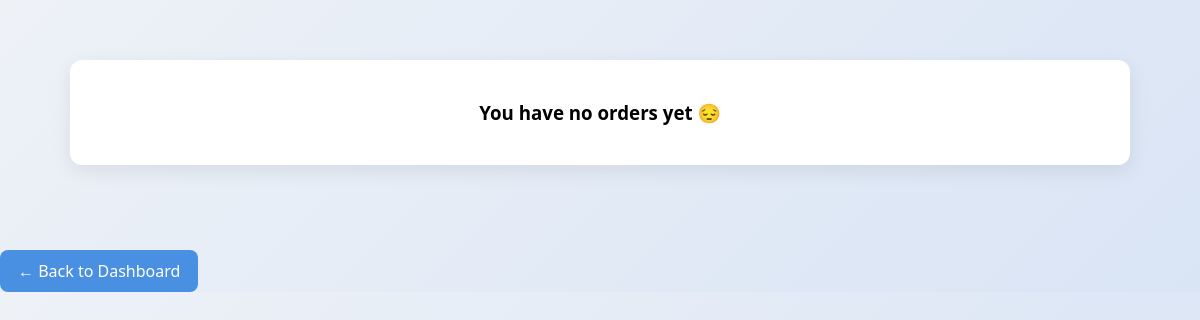
The page /my-orders/ (signed in) on the database as committed earlier.
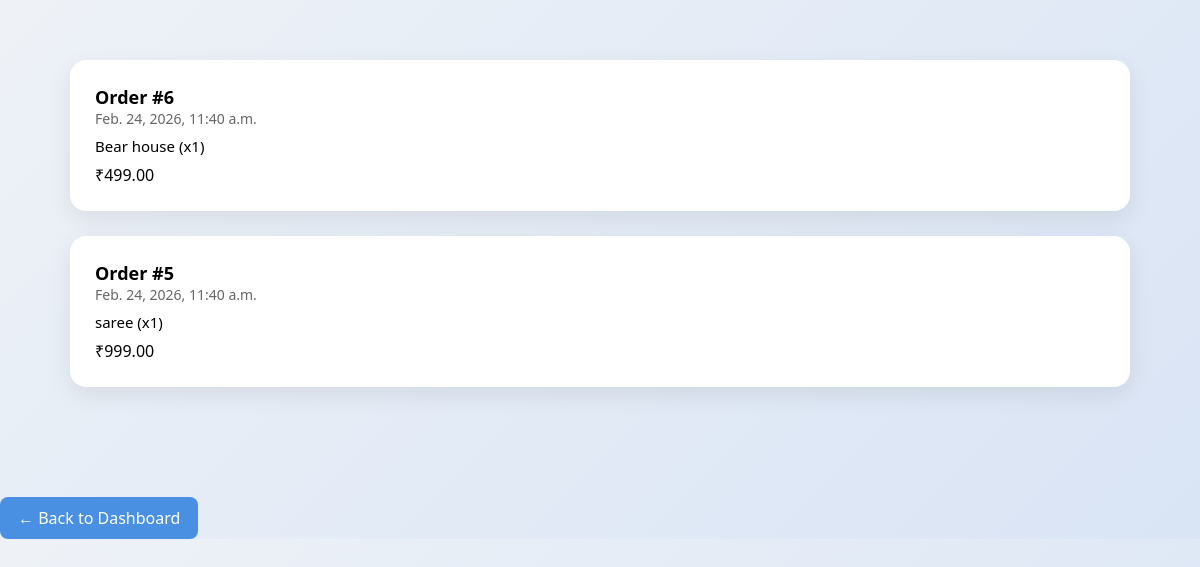
The same page on the database as committed later.
### category/models.py (models this page shows, shortened)
class Order(models.Model):
    user = models.ForeignKey(User, on_delete=models.CASCADE)
    total_amount = models.DecimalField(max_digits=10, decimal_places=2)
    status = models.CharField(max_length=20, default="Placed")
    created_at = models.DateTimeField(auto_now_add=True)
    discount_amount = models.DecimalField(max_digits=10, decimal_places=2, default=0)

class OrderItem(models.Model):
    order = models.ForeignKey(Order, on_delete=models.CASCADE, related_name="items")
    product = models.ForeignKey(Product, on_delete=models.CASCADE)
    quantity = models.IntegerField()
    price = models.DecimalField(max_digits=10, decimal_places=2)

class Product(models.Model):
    category = models.ForeignKey(Category, on_delete=models.CASCADE)
    subcategory = models.ForeignKey(SubCategory, on_delete=models.CASCADE)
    name = models.CharField(max_length=200)
    description = models.TextField()
    price = models.DecimalField(max_digits=10, decimal_places=2)
    image = models.ImageField(upload_to='products/')

### category/views.py (the view)
# urls.py: path("my-orders/", views.my_orders, name="my_orders"),
@login_required
def my_orders(request):
    orders = Order.objects.filter(user=request.user).order_by('-created_at')
    return render(request, "my_orders.html", {
        "orders": orders
    })

### category/templates/my_orders.html (shortened to what this page needs)
<!DOCTYPE html>
<html>
<head>
</head>
<body>
<div class="container">
{% for order in orders %}
    <div class="order-card">
        <div class="order-content">
            <div class="left">
                <div class="order-id">Order #{{ order.id }}</div>
                <div class="order-date">{{ order.created_at }}</div>
                {% for item in order.items.all %}
                    <div class="item">
                        {{ item.product.name }} (x{{ item.quantity }})
                    </div>
                {% endfor %}
            </div>
            <div class="right">
                {% if forloop.first and order.discount_amount > 0 %}
                    <div class="original">
                        ₹{{ order.total_amount|add:order.discount_amount }}
                    </div>
                    <div class="discount">
                        🎉 First Order Discount -₹{{ order.discount_amount }}
                    </div>
                    <div class="final">
                        ₹{{ order.total_amount }}
                    </div>
                    <div class="saved">
                        You saved ₹{{ order.discount_amount }}
                    </div>
                {% else %}
                    <div class="final">
                        ₹{{ order.total_amount }}
                    </div>
                {% endif %}
            </div>
        </div>
    </div>
{% empty %}
    <div class="empty">
        <h3>You have no orders yet 😔</h3>
    </div>
{% endfor %}
</div>
<a href="{% url 'dashboard' %}" class="back">← Back to Dashboard</a>

### category/templates/my_orders.html (style rules this page uses)
* { margin:0; padding:0; box-sizing:border-box; }
body { font-family: 'Segoe UI', sans-serif; background: linear-gradient(135deg, #eef2f7, #d9e4f5); }
.container { max-width:1100px; margin:40px auto; padding:20px; }
.order-card { background:white; padding:25px; border-radius:16px; margin-bottom:25px; box-shadow:0 8px 25px rgba(0,0,0,0.08); transition:0.3s ease; }
.order-id { font-weight:bold; font-size:18px; }
.order-date { color:#666; font-size:14px; }
.item { display:flex; justify-content:space-between; padding:8px 0; border-bottom:1px solid #eee; font-size:15px; }
.item:last-child { border-bottom:none; }
.back { display:inline-block; margin-top:25px; padding:10px 18px; background:#4a90e2; color:white; text-decoration:none; border-radius:8px; transition:0.3s; }

Rows that differ between the two databases and show on the page:
added Order: id "6", created_at "Feb. 24, 2026, 11:40 a.m.", total_amount "499.00"
added OrderItem: product.name "Bear house", quantity "1", shown under "6"
added Order: id "5", created_at "Feb. 24, 2026, 11:40 a.m.", total_amount "999.00"
added OrderItem: product.name "saree", quantity "1", shown under "5"
Other text that changed with them:
text no longer shown: "You have no orders yet 😔"
